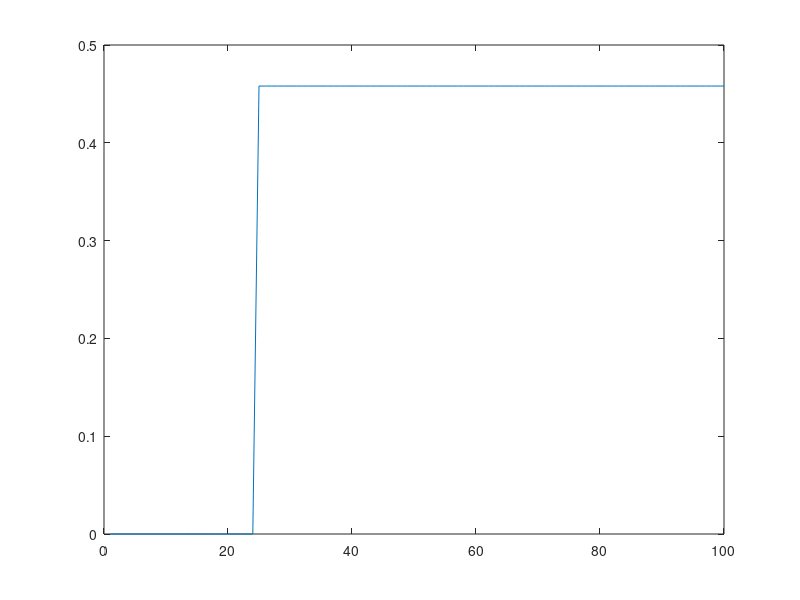
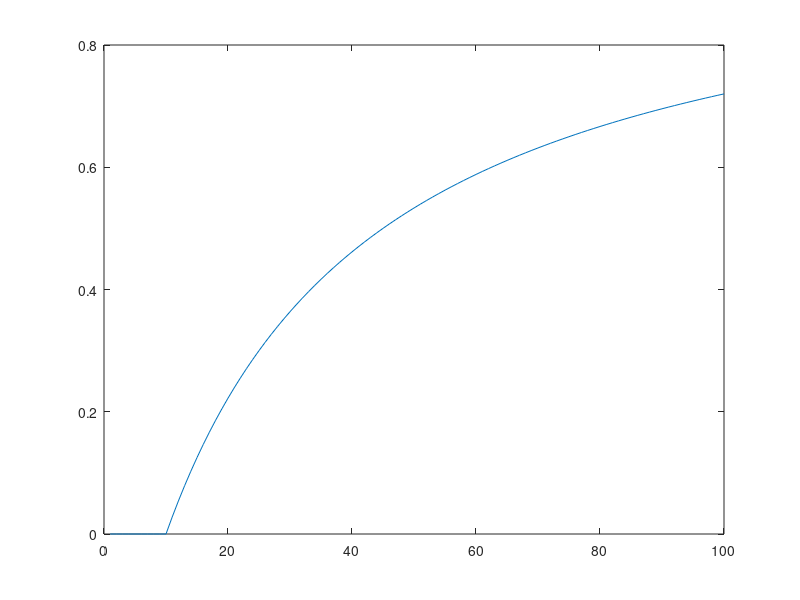
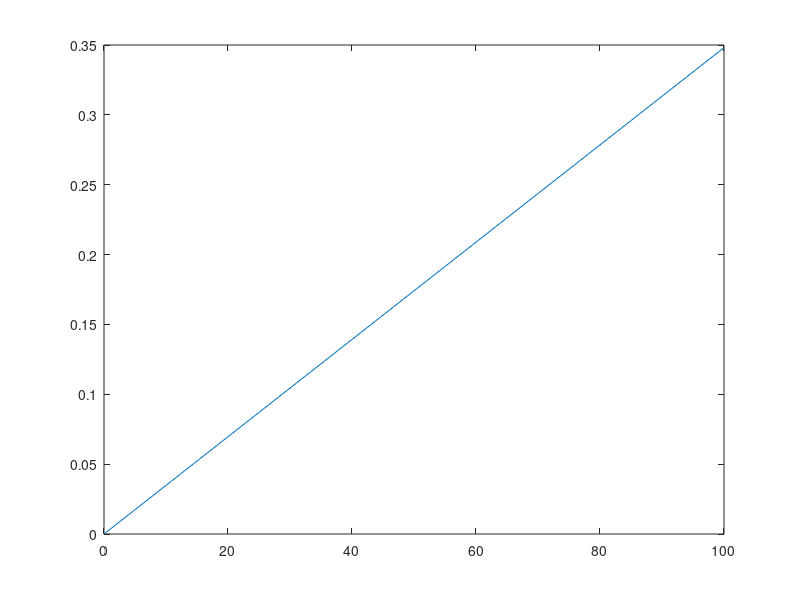

These figures' MATLAB source, in order:

clear;
clc;

Accuracy = 0;
Evasion = 25;


Power = 25;
Toughness = 25;
Armor = 10;

for k = 50:50
    maxVal(k) = k+50;
    for j = 1:maxVal(k)
        rand1(j) = j;
        ToHit = Accuracy - Evasion + rand1(j);
        for i = 1:maxVal(k)
            rand2(i) = i;

            Roll = Power + rand2(i) - Toughness - Armor;
            Result(i) = (Power + rand2(i) - Toughness - Armor)/(Power + rand2(i));
            if (ToHit < 0) || (Result(i) < 0)
                Result(i) = 0;
            end
        end
        Effect(j) = sum(Result)/length(Result);
    end
    Value(k) = sum(Effect)/length(Effect);
end
figure(1);
plot(Effect);

figure(2);
plot(Result);

figure(3);
plot(maxVal,Value);